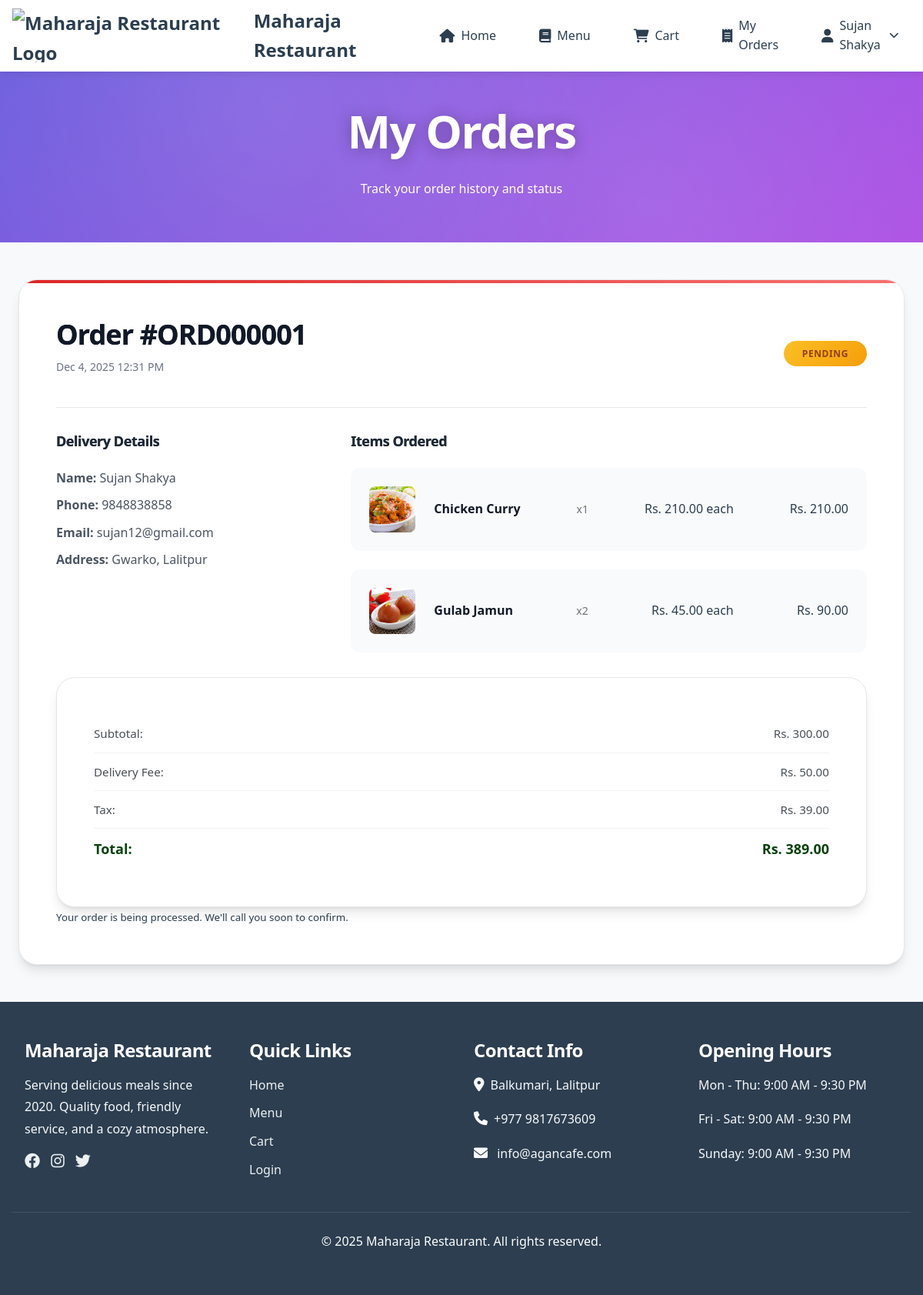
The page /my-orders.php (signed in) on the database its author committed.
### tables this page shows
CREATE TABLE `orders` (
  `id` int(11) NOT NULL,
  `user_id` int(11) DEFAULT NULL,
  `order_number` varchar(20) NOT NULL,
  `name` varchar(255) NOT NULL,
  `phone` varchar(20) NOT NULL,
  `email` varchar(255) DEFAULT NULL,
  `address` text NOT NULL,
  `subtotal` decimal(10,2) NOT NULL DEFAULT 0.00,
  `delivery_fee` decimal(10,2) NOT NULL DEFAULT 0.00,
  `tax_amount` decimal(10,2) NOT NULL DEFAULT 0.00,
  `total` decimal(10,2) NOT NULL,
  `status` enum('Pending','Confirmed','Preparing','Out for Delivery','Delivered','Cancelled') DEFAULT 'Pending',
  `payment_method` enum('Cash on Delivery','') DEFAULT 'Cash on Delivery',
  `delivered_at` timestamp NULL DEFAULT NULL,
  `created_at` timestamp NOT NULL DEFAULT current_timestamp(),
  `updated_at` timestamp NOT NULL DEFAULT current_timestamp() ON UPDATE current_timestamp()
);

CREATE TABLE `order_items` (
  `id` int(11) NOT NULL,
  `order_id` int(11) NOT NULL,
  `product_id` int(11) NOT NULL,
  `quantity` int(11) NOT NULL DEFAULT 1,
  `unit_price` decimal(10,2) NOT NULL,
  `total_price` decimal(10,2) NOT NULL,
  `created_at` timestamp NOT NULL DEFAULT current_timestamp()
);

CREATE TABLE `products` (
  `id` int(11) NOT NULL,
  `category_id` int(11) NOT NULL,
  `name` varchar(20) NOT NULL,
  `description` text DEFAULT NULL,
  `price` decimal(10,2) NOT NULL,
  `image` varchar(255) DEFAULT NULL,
  `created_at` timestamp NOT NULL DEFAULT current_timestamp(),
  `updated_at` timestamp NOT NULL DEFAULT current_timestamp() ON UPDATE current_timestamp()
);

### includes/functions.php (called while the page is built, shortened)
<?php
function h(?string $string): string {
    return $string !== null ? htmlspecialchars($string, ENT_QUOTES, 'UTF-8') : '';
}
function formatCurrency(float $amount): string {
    return 'Rs. ' . number_format($amount, 2);
}
function isLoggedIn(): bool {
    return isset($_SESSION['user_id']) && !empty($_SESSION['user_id']);
}

### my-orders.php (the view, shortened to what this page needs)
<?php
require_once 'includes/functions.php';
require_once 'includes/header.php';
$stmt = $pdo->prepare("SELECT * FROM orders WHERE user_id = ? ORDER BY created_at DESC");
$stmt->execute([$_SESSION['user_id']]);
$orders = $stmt->fetchAll();
?>
<div class="page-header">
    <div class="container">
        <h1>My Orders</h1>
        <p>Track your order history and status</p>
    </div>
</div>
<section class="orders-section">
    <div class="container">
        <?php if (empty($orders)): ?>
            <div class="no-orders">
                <i class="fas fa-receipt"></i>
                <h3>No orders yet</h3>
                <p>You haven't placed any orders yet. Start by browsing our menu!</p>
                <a href="menu.php" class="btn btn-primary">Browse Menu</a>
            </div>
        <?php else: ?>
            <div class="orders-list">
                <?php foreach ($orders as $order): ?>
                    <div class="order-card">
                        <div class="order-header">
                            <div class="order-info">
                                <h3>Order #<?php echo h($order['order_number']); ?></h3>
                                <p class="order-date"><?php echo date('M j, Y g:i A', strtotime($order['created_at'])); ?></p>
                            </div>
                            <div class="order-status">
                                <span class="status-badge status-<?php echo strtolower($order['status']); ?>">
                                    <?php echo h($order['status']); ?>
                                </span>
                            </div>
                        </div>
                        <div class="order-details">
                            <div class="delivery-info">
                                <h4>Delivery Details</h4>
                                <p><strong>Name:</strong> <?php echo h($order['name']); ?></p>
                                <p><strong>Phone:</strong> <?php echo h($order['phone']); ?></p>
                                <?php if ($order['email']): ?>
                                    <p><strong>Email:</strong> <?php echo h($order['email']); ?></p>
                                <?php endif; ?>
                                <p><strong>Address:</strong> <?php echo h($order['address']); ?></p>
                            </div>
                            <div class="order-items">
                                <h4>Items Ordered</h4>
                                <?php
                                $stmt = $pdo->prepare("
                                    SELECT oi.*, p.name, p.image
                                    FROM order_items oi
                                    JOIN products p ON oi.product_id = p.id
                                    WHERE oi.order_id = ?
                                ");
                                $stmt->execute([$order['id']]);
                                $items = $stmt->fetchAll();
                                ?>
                                <div class="items-list">
                                    <?php foreach ($items as $item): ?>
                                        <div class="item-row">
                                            <div class="item-image">
                                                <?php if ($item['image']): ?>
                                                    <img src="uploads/<?php echo h($item['image']); ?>" alt="<?php echo h($item['name']); ?>">
                                                <?php else: ?>
                                                    <div class="no-image">
                                                        <i class="fas fa-utensils"></i>
                                                    </div>
                                                <?php endif; ?>
                                            </div>
                                            <div class="item-details">
                                                <span class="item-name"><?php echo h($item['name']); ?></span>
                                                <span class="item-quantity">x<?php echo $item['quantity']; ?></span>
                                                <span class="item-unit-price"><?php echo formatCurrency($item['unit_price']); ?> each</span>
                                                <span class="item-total-price"><?php echo formatCurrency($item['total_price']); ?></span>
                                            </div>
                                        </div>
                                    <?php endforeach; ?>
                                </div>
                            </div>
                        </div>
                        <div class="order-summary">
                            <div class="summary-row">
                                <span>Subtotal:</span>
                                <span><?php echo formatCurrency($order['subtotal']); ?></span>
                            </div>
                            <div class="summary-row">
                                <span>Delivery Fee:</span>
                                <span><?php echo formatCurrency($order['delivery_fee']); ?></span>
                            </div>
                            <div class="summary-row">
                                <span>Tax:</span>
                                <span><?php echo formatCurrency($order['tax_amount']); ?></span>
                            </div>
                            <div class="summary-row total" style="font-weight: bold; font-size: 18px; color: #08420dff;">
                                <strong>Total:</strong>
                                <strong> <?php echo formatCurrency($order['total']); ?></strong>
                            </div>
                        </div>
                        <div class="order-actions">
                            <?php if ($order['status'] === 'Pending'): ?>
                                <small class="order-note">Your order is being processed. We'll call you soon to confirm.</small>
                            <?php elseif ($order['status'] === 'Confirmed'): ?>
                                <small class="order-note">Order confirmed! We're preparing your food.</small>
                            <?php elseif ($order['status'] === 'Preparing'): ?>
                                <small class="order-note">Your food is being prepared with care.</small>
                            <?php elseif ($order['status'] === 'Out for Delivery'): ?>
                                <small class="order-note">Your order is on the way! Please be available at the delivery address.</small>
                            <?php elseif ($order['status'] === 'Delivered'): ?>
                                <small class="order-note">Order delivered successfully. Thank you for choosing us!</small>
                            <?php elseif ($order['status'] === 'Cancelled'): ?>
                                <small class="order-note">This order was cancelled.</small>
                            <?php endif; ?>
                        </div>
                    </div>
                <?php endforeach; ?>
            </div>
        <?php endif; ?>
    </div>
</section>
<?php require_once 'includes/footer.php'; ?>

### includes/header.php (shortened to what this page needs)
<?php
require_once __DIR__ . '/functions.php';
?>
<!DOCTYPE html>
<html lang="en">
<head>
    <link rel="stylesheet" href="css/styles.css">
    <link href="https://cdnjs.cloudflare.com/ajax/libs/font-awesome/6.0.0/css/all.min.css" rel="stylesheet">
</head>
<body>
    <nav class="navbar">
        <div class="nav-container">
            <a href="index.php" class="nav-brand">
                <img src="uploads/Maharaja_Restaurant.png" alt="Maharaja Restaurant Logo" style="height: 70px; width: auto;">
                Maharaja Restaurant
            </a>
            <div class="nav-menu" id="nav-menu">
                <a href="index.php" class="nav-link">
                    <i class="fas fa-home"></i> Home
                </a>
                <a href="menu.php" class="nav-link">
                    <i class="fas fa-book"></i> Menu
                </a>
                <a href="cart.php" class="nav-link cart-link">
                    <i class="fas fa-shopping-cart"></i>
                    Cart
                </a>
                <?php if (isLoggedIn()): ?>
                    <a href="my-orders.php" class="nav-link">
                        <i class="fas fa-receipt"></i> My Orders
                    </a>
                    <div class="nav-dropdown">
                        <a href="#" class="nav-link dropdown-toggle">
                            <i class="fas fa-user"></i>
                            <?php echo h($_SESSION['user_name']); ?>
                            <i class="fas fa-chevron-down"></i>
                        </a>
                    </div>
                <?php endif; ?>
            </div>
        </div>
    </nav>
</body>
</html>

### includes/footer.php (shortened to what this page needs)
    <footer class="footer">
        <div class="footer-container">
            <div class="footer-content">
                <div class="footer-section">
                    <h3>Maharaja Restaurant</h3>
                    <p>Serving delicious meals since 2020. Quality food, friendly service, and a cozy atmosphere.</p>
                    <div class="social-links">
                        <a href="#"><i class="fab fa-facebook"></i></a>
                        <a href="#"><i class="fab fa-instagram"></i></a>
                        <a href="#"><i class="fab fa-twitter"></i></a>
                    </div>
                </div>
                <div class="footer-section">
                    <h3>Quick Links</h3>
                    <ul>
                        <li><a href="index.php">Home</a></li>
                        <li><a href="menu.php">Menu</a></li>
                        <li><a href="cart.php">Cart</a></li>
                        <li><a href="login.php">Login</a></li>
                    </ul>
                </div>
                <div class="footer-section">
                    <h3>Contact Info</h3>
                    <div class="contact-info">
                        <p><i class="fas fa-map-marker-alt"></i>Balkumari, Lalitpur</p>
                        <p><i class="fas fa-phone"></i>+977 9817673609</p>
                        <p><i class="fas fa-envelope"></i> info@agancafe.com</p>
                    </div>
                </div>
                <div class="footer-section">
                    <h3>Opening Hours</h3>
                    <div class="hours">
                        <p>Mon - Thu: 9:00 AM - 9:30 PM</p>
                        <p>Fri - Sat: 9:00 AM - 9:30 PM</p>
                        <p>Sunday: 9:00 AM - 9:30 PM</p>
                    </div>
                </div>
            </div>
            <div class="footer-bottom">
                <p style="color: #fff;">&copy; 2025 Maharaja Restaurant. All rights reserved.</p>
            </div>
        </div>
    </footer>
</body>
</html>

### rows shown on the page
orders: order_number "ORD000001", created_at "Dec 4, 2025 12:31 PM", status "PENDING", name "Sujan Shakya", phone "9848838858", email "sujan12@gmail.com", address "Gwarko, Lalitpur", subtotal "Rs. 300.00", delivery_fee "Rs. 50.00", tax_amount "Rs. 39.00", total "Rs. 389.00", shows "Your order is being processed. We'll call you soon to confirm."
order_items: product.image (picture), product.name "Chicken Curry", quantity "1", unit_price "Rs. 210.00", total_price "Rs. 210.00"
order_items: product.image (picture), product.name "Gulab Jamun", quantity "2", unit_price "Rs. 45.00", total_price "Rs. 90.00"

### other values the page prints
$_SESSION['user_name'] "Sujan Shakya"
